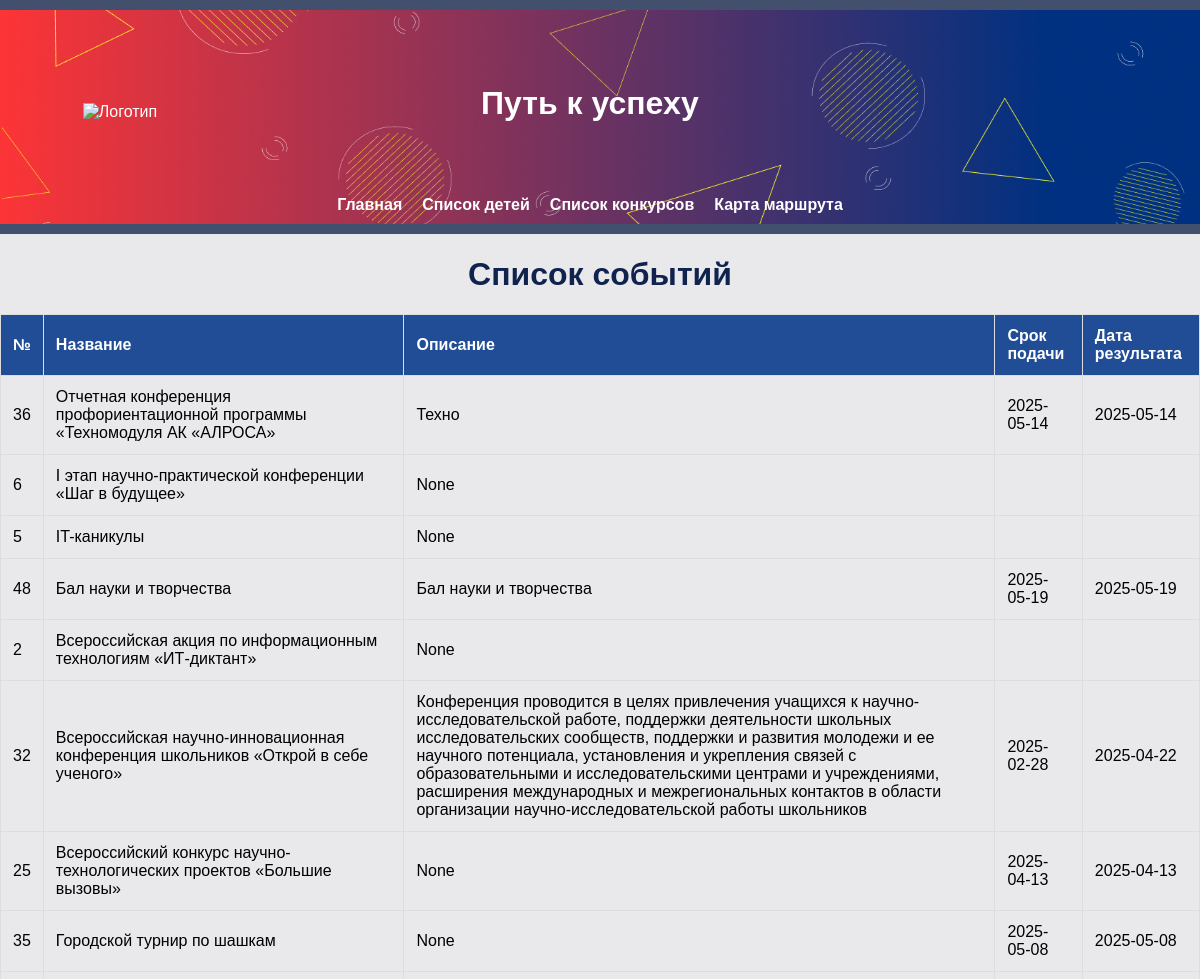
/events (signed in, upper part), run on an earlier commit of the app's database.
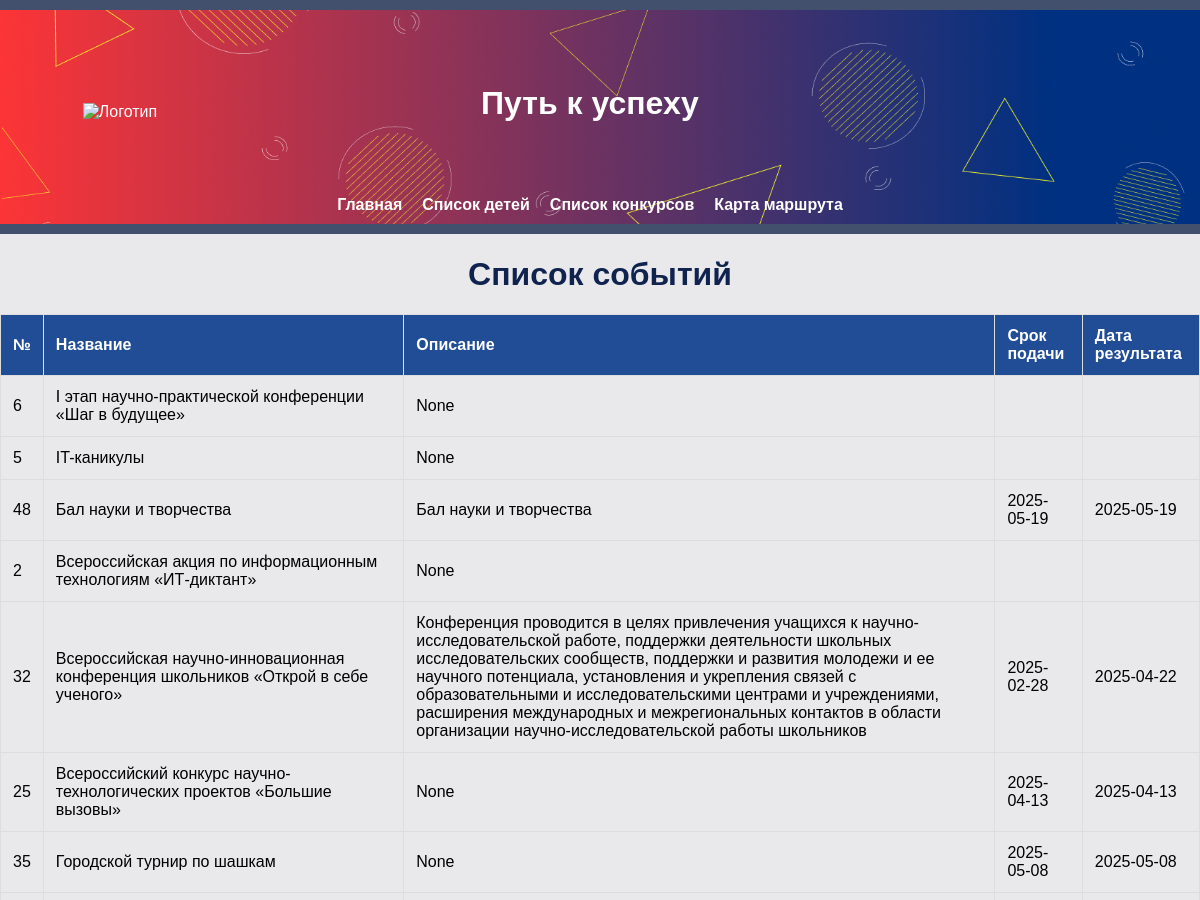
And on a later commit of the database.
### tables this page shows
CREATE TABLE events_table(
                    id INTEGER PRIMARY KEY AUTOINCREMENT,
                    name TEXT NOT NULL,
                    opisanie TEXT,
                    srok_podachi_date DATE,
                    result_date DATE
                    );

### flask_app.py (the view)
@app.route('/events')
def events():
    events_t = get_events()
    return render_template('events.html', events=events_t)

### SQL.py (called while the page is built)
def get_events():
    db_lp = sqlite3.connect('date_source.db')
    cursor_db = db_lp.cursor()
    cursor_db.execute("SELECT * FROM events_table ORDER BY name ")
    events_table = cursor_db.fetchall()
    cursor_db.close()
    db_lp.close()
    events_table = [[f.replace('"', "") if type(f) == str else f for f in s] for s in events_table]
    return events_table

### flask_app.py (called while the page is built)
@app.before_request
def before_request():
    if 'username' not in session and request.endpoint not in ['login', 'static']:
        return redirect(url_for('login'))

### templates/events.html (shortened to what this page needs)
<!DOCTYPE html>
<html lang="ru">
<head>
    <link rel="stylesheet" href="{{ url_for('static', filename='styles.css') }}">
</head>
<header>
    <div class="header-container">
        <img src="{{ url_for('static', filename='img/Profile_banner.png') }}" alt="Баннер" class="header-banner">
        <div class="logo-container">
            <img src="{{ url_for('static', filename='img/logo.png') }}" alt="Логотип" class="logo">
        </div>
        <div class="navigator">
            <h6>Путь к успеху</h6>
            <nav>
                <a href="{{ url_for('index') }}">Главная</a>
                <a href="{{ url_for('spisok') }}">Список детей</a>
                <a href="{{ url_for('events') }}">Список конкурсов</a>
                <a href="{{ url_for('karta') }}">Карта маршрута</a>
            </nav>
        </div>
    </div>
</header>
<body>
    <h1>Список событий</h1>
    <table>
        <thead>
            <tr>
                <th>№</th>
                <th>Название</th>
                <th>Описание</th>
                <th>Срок подачи</th>
                <th>Дата результата</th>
            </tr>
        </thead>
        <tbody>
            {% for event in events %}
            <tr>
                <td>{{ event[0] }}</td>
                <td>{{ event[1] }}</td>
                <td>{{ event[2] }}</td>
                <td>{{ event[3] }}</td>
                <td>{{ event[4] }}</td>
            </tr>
            {% endfor %}
        </tbody>
    </table>
    <br><br><br>
</body>
</html>

### static/styles.css (style rules this page uses)
html, body { margin: 0; }
body { font-family: Arial, sans-serif; margin: 0; padding: 0; background-color: #E9E9EB; width: 100%; box-sizing: border-box; }
header { background: #42506D; color: white; padding: 10px 0; text-align: center; }
nav { margin: 10px 0; }
nav a { color: white; margin: 0 15px; text-decoration: none; }
h1 { text-align: center; color: #0F234E; }
h6 { text-align: center; font-size: 2em; }
.header-container { display: flex; width: 100%; margin: 0 auto; align-items: center; position: relative; z-index: 1; }
.header-banner { position: absolute; top: 0; left: 0; width: 100%; height: 100%; object-fit: cover; z-index: -1; }
.logo-container { text-align: center; width: 20%; margin-bottom: 10px; margin-right: 50px; }
.logo { max-width: 150px; height: auto; }
.navigator { width: 50%; text-align: center; }
.navigator nav { display: flex; justify-content: center; }
.navigator nav a { margin: 0 10px; }
table { width: 100%; border-collapse: collapse; margin: 20px 0; }
table, th, td { border: 1px solid #ddd; }
th, td { padding: 12px; text-align: left; }
th { background-color: #214D96; color: white; }
a { display: inline-block; margin-top: 20px; text-decoration: none; color: #35424a; font-weight: bold; }

What changed in the data, as far as the page shows it:
removed events_table: id "36", name "Отчетная конференция профориентационной программы «Техномодуля АК «АЛРОСА»", opisanie "Техно", srok_podachi_date "2025-05-14", result_date "2025-05-14"
